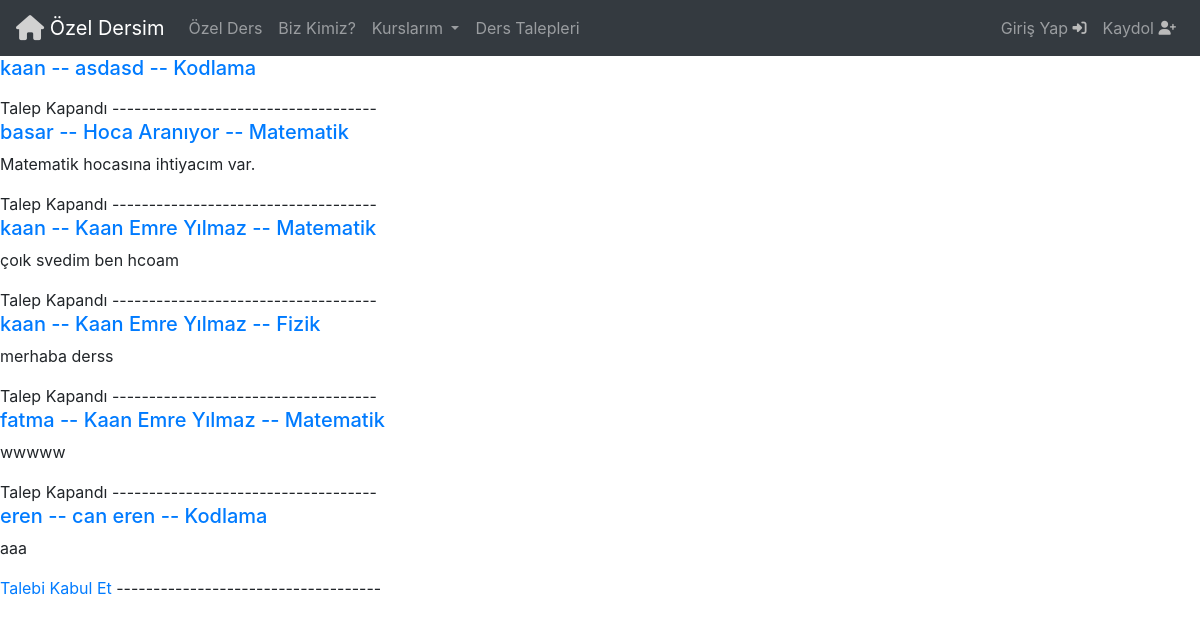
/derstalepleri/, run on the app's committed database.
### Base/models.py (models this page shows, shortened)
class DersTalepleri(models.Model):
  seviye = [
    ('ilkokul', 'İlkokul'),
    ('ortaokul', 'Ortaokul'),
    ('lise', 'Lise'),
    ('universite', 'Üniversite'),
    ('yukseklisans','Yüksek Lisans'),
  ]
  kullanici = models.ForeignKey(User, on_delete=models.CASCADE)
  isim = models.CharField(max_length=50)
  ders = models.ForeignKey(Ders, on_delete=models.CASCADE)
  talep_notu= models.TextField(max_length=200,null=True,blank=True)
  talep_durumu = models.BooleanField(default=False)
  min_butce = models.IntegerField(validators=[MinValueValidator(0)])
  max_butce = models.IntegerField(validators=[MaxValueValidator(10000)])
  ogrenci_seviyesi = models.CharField(max_length=50,choices=seviye)
  olusturulma_tarihi = models.DateTimeField(auto_now_add=True)

class Ders(models.Model):
  ders = models.CharField(max_length=50)
  def __str__(self) :
    return self.ders

### Base/views.py (the view)
# urls.py: path('derstalepleri/', views.derstalepleri,name='DersTalepleri'),
def derstalepleri(request):
   derstalepleri = DersTalepleri.objects.all()
   context = {'derstalepleri': derstalepleri}
   return render(request, 'DersTalepleri.html',context)

### Templates/DersTalepleri.html (shortened to what this page needs)
{% include 'navbar.html' %}
<!DOCTYPE html>
<html lang="en">
<head>
</head>
<body>
  {% for derstalebi in derstalepleri %}
  <div>
    <h5><a href="{% url 'TalepDetay' derstalebi.id %}">{{derstalebi.kullanici}} -- {{derstalebi.isim}} --
        {{derstalebi.ders}}</a> </h5>
    <p>{{derstalebi.talep_notu}} </p>
    {% if derstalebi.kullanici == request.user %}
    <a href="{% url 'TalepSil' derstalebi.id %}">Talebi Sil</a> ---
    <a href="{% url 'TalepDuzenle' derstalebi.id %}">Talebi Düzenle</a>
    {% else %}
    {% if derstalebi.talep_durumu == False %}
    <a href="{% url 'TalepKabul' derstalebi.id %}">Talebi Kabul Et</a>
    {% else %}
    Talep Kapandı
    {% endif %}
    {% endif %}
    ------------------------------------
  </div>
  {% endfor %}
</body>
</html>

### Templates/navbar.html (shortened to what this page needs)
<!DOCTYPE html>
<html lang="en">
<head>
  <link rel="stylesheet" href="https://cdn.jsdelivr.net/npm/bootstrap@4.6.2/dist/css/bootstrap.min.css">
  <link rel="stylesheet" href="https://cdnjs.cloudflare.com/ajax/libs/font-awesome/6.5.2/css/all.min.css">
</head>
<body>
  <nav class="navbar navbar-expand-lg navbar-dark bg-dark">
    <a class="navbar-brand" href="{% url 'Home' %}"> <i class="fa-solid fa-house fa-lg" style="color: #d1d1d1;"></i>
      <width="30" height="30" class="d-inline-block align-top " alt="">
        Özel Dersim
    </a>
    <div class="collapse navbar-collapse" id="navbarSupportedContent">
      <ul class="navbar-nav mr-auto">
        <li class="nav-item">
          <a class="nav-link" href="{% url 'OzelDers' %}">Özel Ders</a>
        </li>
        <li class="nav-item">
          <a class="nav-link" href="{% url 'biz_kimiz' %}">Biz Kimiz?</a>
        </li>
        <li class="nav-item dropdown">
          <a class="nav-link dropdown-toggle" href="#" role="button" data-toggle="dropdown" aria-expanded="false">
            Kurslarım
          </a>
        </li>
        <li class="nav-item">
          <a class="nav-link" href="{% url 'DersTalepleri' %}">Ders Talepleri</a>
        </li>
      </ul>
      <div class="user-links">
        {% if request.user.is_authenticated %}
        <ul class="navbar-nav ml-auto">
          <li class="nav-item">
            <a class="nav-link">Merhaba {{request.user}}! <i class="fa-solid fa-hand fa-shake fa-sm" style="color: #c9c9c9;"></i></a>
          </li>
          <li class="nav-item">
           <a class="nav-link" href="{% url 'profil'  %}">
              Hesabım <i class="fa-solid fa-user fa-sm" style="color: #c2c4c7;"></i></i></i></i></i>
            </a>
          </li>
          <li class="nav-item">
            <a class="nav-link" href="{% url 'mesaj'  %}">
              Mesajlar <i class="fa-regular fa-message fa-sm" style="color: #c7c9cc;"></i></i></i>
            </a>
          <ul class="nav navbar-nav navbar-right">
</ul>
          <li class="nav-item">
            <a class="nav-link" href="{% url 'logout'  %}">
              Çıkış Yap <i class="fa-solid fa-door-open fa-sm" style="color: #afb1b6;"></i></i></i></i>
            </a>
          </li>
        </ul>
        {% else %}
        <ul class="navbar-nav ml-auto">
          <li class="nav-item">
            <a class="nav-link" href="{% url 'login'  %}">
              Giriş Yap <i class="fas fa-sign-in-alt fa-sm" style="color: #bababa;"></i></i>
            </a>
          </li>
          <li class="nav-item">
            <a class="nav-link" href="{% url 'register' %}">
              Kaydol <i class="fas fa-user-plus fa-sm" style="color: #bababa;"></i></i>
            </a>
          </li>
        </ul>
        {% endif %}
      </div>
  </nav>
</body>
</html>

### data on the page
DersTalepleri: kullanici "kaan", isim "asdasd", ders "Kodlama", talep_durumu "Talep Kapandı"
DersTalepleri: kullanici "basar", isim "Hoca Aranıyor", ders "Matematik", talep_notu "Matematik hocasına ihtiyacım var.", talep_durumu "Talep Kapandı"
DersTalepleri: kullanici "kaan", isim "Kaan Emre Yılmaz", ders "Matematik", talep_notu "çoık svedim ben hcoam", talep_durumu "Talep Kapandı"
DersTalepleri: kullanici "kaan", isim "Kaan Emre Yılmaz", ders "Fizik", talep_notu "merhaba derss", talep_durumu "Talep Kapandı"
DersTalepleri: kullanici "fatma", isim "Kaan Emre Yılmaz", ders "Matematik", talep_notu "wwwww", talep_durumu "Talep Kapandı"
DersTalepleri: kullanici "eren", isim "can eren", ders "Kodlama", talep_notu "aaa", talep_durumu "Talebi Kabul Et"
